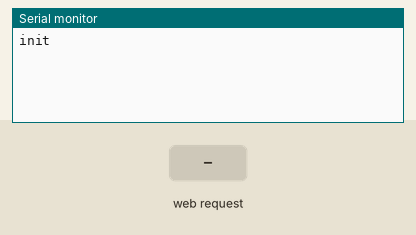
Bench run of a sketch on a simulated Arduino Uno, built with avr-gcc and run on an emulated ATmega328P. Shown: the last lines printed to the serial monitor. The test bench sets the inputs (shaded band).

Above: at 1.2 s.
1.3 s: HTTP request GET /powerOn received
At 3.4 s:
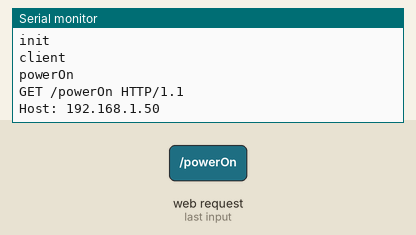
3.7 s: HTTP request GET /powerOff received
At 4.0 s:
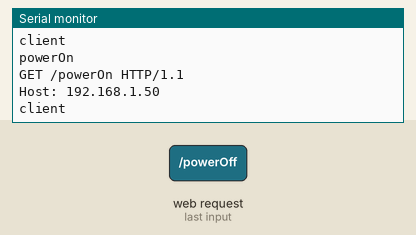
6.1 s: HTTP request GET /volumeUp received
At 8.2 s:
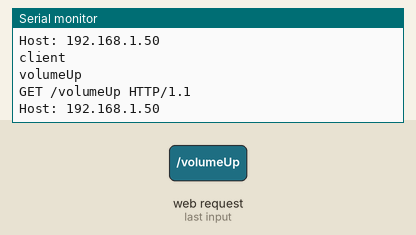
8.5 s: HTTP request GET /volumeDown received
At 10.5 s:
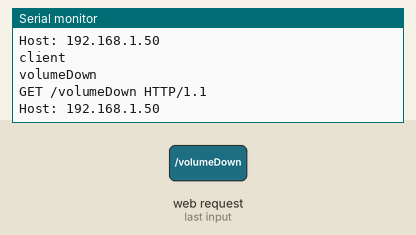
10.9 s: HTTP request GET /source1 received
At 13.3 s:
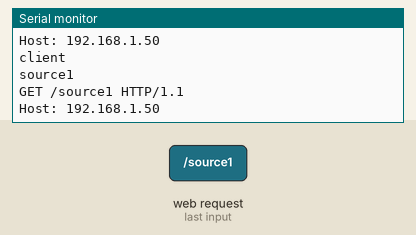

Measured:
- after the input at 1.3 s, the serial monitor: prints a new line at once (image 1)
- after the input at 6.1 s, the serial monitor: prints a new line after 0.95 s (image 3)
- after the input at 8.5 s, the serial monitor: prints a new line after 0.95 s (image 4)
- after the input at 10.9 s, the serial monitor: prints a new line after 0.95 s (image 5)

The sketch:

infraRedServer.ino
```cpp
#include <Ethernet.h>
#include <SPI.h>

#define MaxHeaderLength 16    //maximum length of http header required

#include <IRremote.h>

IRsend irsend;

// Conversion table
unsigned long source1	= 0xC02;

unsigned long source2	= 0xC05;

unsigned long source3	= 0xC03;

unsigned long source4	= 0xC01;

unsigned long source5	= 0xC04;

unsigned long sourceUSB	= 0xC00;

unsigned long volumeUp	= 0xC10;

unsigned long volumeDown	= 0xC11;

unsigned long powerOn	= 0xC0E;

unsigned long powerOff	= 0xC0F;


////////////////////////////////////////////////////////////////////////
//CONFIGURE
////////////////////////////////////////////////////////////////////////

  //IP manual settings
  byte ip[] = { 192, 168, 1, 50 };   //Manual setup only
  byte gateway[] = { 192, 168, 1, 254 }; //Manual setup only
  byte subnet[] = { 255, 255, 255, 0 }; //Manual setup only

  // if need to change the MAC address (Very Rare)
  byte mac[] = { 0xDE, 0xAD, 0xBE, 0xEF, 0xFE, 0xED };

  //Ethernet Port
  EthernetServer server = EthernetServer(80); //default html port 80


// Variable declaration
  String currentState = " ";
  String HTTP_req;

  String HttpHeader = String(MaxHeaderLength);

//Beginning of the program
void setup(){
  Serial.begin(9600);
  Serial.println("init");
  //Setting up the IP address. Comment out the one you dont need.
  //Ethernet.begin(mac); //for DHCP address. (Address will be printed to serial.)
  Ethernet.begin(mac, ip, gateway, subnet); //for manual setup. (Address is the one configured above.)

  //initialize variable
  HttpHeader="";
}

void loop(){

EthernetClient client = server.available();  // try to get client

    if (client) {  // got client?
      Serial.println("client");
        boolean currentLineIsBlank = true;
        while (client.connected()) {
            if (client.available()) {   // client data available to read
                char c = client.read(); // read 1 byte (character) from client
                HTTP_req += c;  // save the HTTP request 1 char at a time
                // last line of client request is blank and ends with \n
                // respond to client only after last line received
                if (c == '\n' && currentLineIsBlank) {
                    // send a standard http response header
                    client.println("HTTP/1.1 200 OK");
                    client.println("Content-Type: text/html");
                    client.println("Connection: keep-alive");
                    client.println();
                    // AJAX request for switch state
                    if (HTTP_req.indexOf("powerOn") > -1) {
						IRTrigger(powerOn);
						Serial.println("powerOn");
						client.println("powerOn from arduino");
					}
                    else if (HTTP_req.indexOf("powerOff") > -1) {
                        IRTrigger(powerOff);
						Serial.println("powerOff");
						client.println("powerOff");
                    }
                    else if (HTTP_req.indexOf("volumeUp") > -1) {
                        IRTrigger(volumeUp);
						Serial.println("volumeUp");
						client.println("volumeUp");
                    }
					else if (HTTP_req.indexOf("volumeDown") > -1) {
                        IRTrigger(volumeDown);
						Serial.println("volumeDown");
						client.println("volumeDown");
                    }
					else if (HTTP_req.indexOf("source1") > -1) {
                        IRTrigger(source1);
						Serial.println("source1");
						client.println("source1");
                    }
					else if (HTTP_req.indexOf("source2") > -1) {
                        IRTrigger(source2);
						Serial.println("source2");
						client.println("source2");
                    }
					else if (HTTP_req.indexOf("source3") > -1) {
                        IRTrigger(source3);
						Serial.println("source3");
						client.println("source3");
                    }
					else if (HTTP_req.indexOf("source4") > -1) {
                        IRTrigger(source4);
						Serial.println("source4");
						client.println("source4");
                    }
					else if (HTTP_req.indexOf("source5") > -1) {
                        IRTrigger(source5);
						Serial.println("source5");
						client.println("source5");
                    }
					else if (HTTP_req.indexOf("sourceUSB") > -1) {
                        IRTrigger(sourceUSB);
						Serial.println("sourceUSB");
						client.println("sourceUSB");
                    }
                    else {
                        client.println("no argument received");
                    }
                    // display received HTTP request on serial port
                    Serial.print(HTTP_req);
                    HTTP_req = "";            // finished with request, empty string
                    break;
                }
                // every line of text received from the client ends with \r\n
                if (c == '\n') {
                    // last character on line of received text
                    // starting new line with next character read
                    currentLineIsBlank = true;
                }
                else if (c != '\r') {
                    // a text character was received from client
                    currentLineIsBlank = false;
                }
            } // end if (client.available())
        } // end while (client.connected())
        delay(1);      // give the web browser time to receive the data
        client.stop(); // close the connection
    } // end if (client)
}

void IRTrigger(unsigned long command) {
	for (int i = 0; i < 3; i++) {
		irsend.sendRC5(command, 12);
		delay(114);
	}
	delay(400); //1 second delay between each signal burst
	return;
}
```
